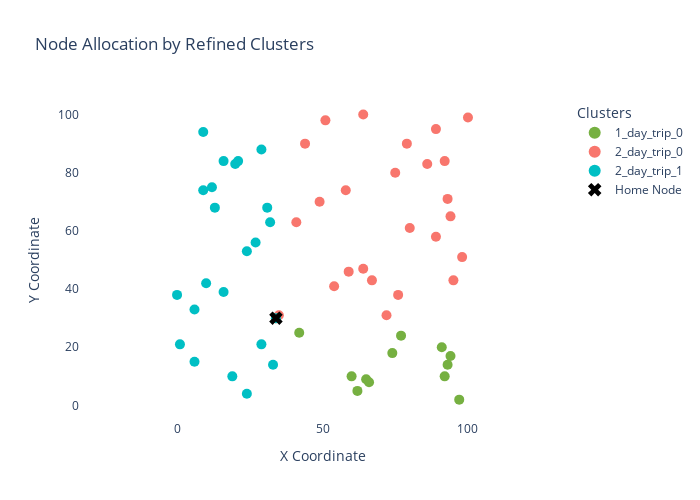

This figure's notebook cell:
### Code cell
plot_refined_clusters(clusters, nodes_df)

### Figure 1 — Plotly figure (JSON) as saved in the notebook; plotly's stock layout.template omitted (floating-point values rounded to 4 significant figures)
{"data": [{"hoverinfo": "text", "hovertext": ["Node: 0<br>Days: [1, 4, 5, 6, 7]<br>Priority: 0.72 <br>Angle to home: 0.0 <br>Distance to home: 0.0", "Node: 2<br>Days: [2, 3, 4, 5, 7]<br>Priority: 0.27 <br>Angle to home: 322.4314079711725 <br>Distance to home: 32.8", "Node: 9<br>Days: [1, 2, 5, 6, 7]<br>Priority: 0.32 <br>Angle to home: 347.77487732426425 <br>Distance to home: 61.39", "Node: 13<br>Days: [1, 2, 4, 5, 7]<br>Priority: 0.57 <br>Angle to home: 325.8855270546587 <br>Distance to home: 37.44", "Node: 18<br>Days: [2, 3, 4, 5, 6]<br>Priority: 0.44 <br>Angle to home: 344.82708465447473 <br>Distance to home: 61.13", "Node: 23<br>Days: [1, 4, 5, 6, 7]<br>Priority: 1.00 <br>Angle to home: 318.2397002961021 <br>Distance to home: 37.54", "Node: 25<br>Days: [1, 2, 3, 6, 7]<br>Priority: 0.22 <br>Angle to home: 336.0375110254218 <br>Distance to home: 68.94", "Node: 27<br>Days: [2, 3, 4, 5, 7]<br>Priority: 0.27 <br>Angle to home: 352.05652818940956 <br>Distance to home: 43.42", "Node: 36<br>Days: [1, 2, 3, 4, 6]<br>Priority: 0.42 <br>Angle to home: 340.9743939624313 <br>Distance to home: 61.35", "Node: 41<br>Days: [1, 3, 5, 6, 7]<br>Priority: 0.06 <br>Angle to home: 350.0493733120484 <br>Distance to home: 57.87", "Node: 47<br>Days: [1, 2, 3, 6, 7]<br>Priority: 0.58 <br>Angle to home: 327.9946167919165 <br>Distance to home: 9.43", "Node: 54<br>Days: [1, 3, 4, 5, 6]<br>Priority: 0.33 <br>Angle to home: 343.3007557660064 <br>Distance to home: 41.76", "Node: 56<br>Days: [1, 3, 4, 5, 6]<br>Priority: 0.33 <br>Angle to home: 325.4914770123316 <br>Distance to home: 38.83"], "marker": {"color": "#76B041", "size": 10}, "mode": "markers", "name": "1_day_trip_0", "type": "scatter", "x": [34, 60, 94, 65, 93, 62, 97, 77, 92, 91, 42, 74, 66], "y": [30, 10, 17, 9, 14, 5, 2, 24, 10, 20, 25, 18, 8]}, {"hoverinfo": "text", "hovertext": ["Node: 0<br>Days: [1, 4, 5, 6, 7]<br>Priority: 0.72 <br>Angle to home: 0.0 <br>Distance to home: 0.0", "Node: 1<br>Days: [1, 3, 4, 5, 7]<br>Priority: 0.10 <br>Angle to home: 78.02386755579664 <br>Distance to home: 33.73", "Node: 3<br>Days: [1, 2, 5, 6, 7]<br>Priority: 1.00 <br>Angle to home: 29.538782259558097 <br>Distance to home: 34.48", "Node: 5<br>Days: [2, 3, 4, 6, 7]<br>Priority: 0.23 <br>Angle to home: 50.648247373735266 <br>Distance to home: 64.66", "Node: 8<br>Days: [2, 3, 4, 5, 7]<br>Priority: 0.38 <br>Angle to home: 80.53767779197439 <br>Distance to home: 60.83", "Node: 10<br>Days: [1, 4, 5, 6, 7]<br>Priority: 0.24 <br>Angle to home: 45.545657593415726 <br>Distance to home: 74.25", "Node: 11<br>Days: [1, 2, 5, 6, 7]<br>Priority: 0.05 <br>Angle to home: 45.0 <br>Distance to home: 1.41", "Node: 14<br>Days: [2, 4, 5, 6, 7]<br>Priority: 0.85 <br>Angle to home: 49.76364169072618 <br>Distance to home: 85.15", "Node: 15<br>Days: [1, 3, 4, 5, 7]<br>Priority: 0.91 <br>Angle to home: 34.796026278268315 <br>Distance to home: 71.85", "Node: 19<br>Days: [2, 4, 5, 6, 7]<br>Priority: 0.25 <br>Angle to home: 75.96375653207353 <br>Distance to home: 70.09", "Node: 20<br>Days: [1, 3, 4, 6, 7]<br>Priority: 0.46 <br>Angle to home: 18.165956529225532 <br>Distance to home: 67.36", "Node: 21<br>Days: [1, 2, 3, 5, 7]<br>Priority: 1.00 <br>Angle to home: 1.507435758774968 <br>Distance to home: 38.01", "Node: 22<br>Days: [2, 3, 4, 5, 7]<br>Priority: 0.04 <br>Angle to home: 28.810793742973058 <br>Distance to home: 22.83", "Node: 28<br>Days: [2, 3, 5, 6, 7]<br>Priority: 0.58 <br>Angle to home: 21.501434324047903 <br>Distance to home: 35.47", "Node: 31<br>Days: [1, 2, 3, 5, 6]<br>Priority: 0.57 <br>Angle to home: 53.13010235415598 <br>Distance to home: 75.0", "Node: 32<br>Days: [1, 2, 3, 6, 7]<br>Priority: 1.00 <br>Angle to home: 33.97654403625686 <br>Distance to home: 55.47", "Node: 33<br>Days: [1, 2, 3, 5, 6]<br>Priority: 0.38 <br>Angle to home: 10.7842978675626 <br>Distance to home: 42.76", "Node: 39<br>Days: [1, 3, 4, 5, 6]<br>Priority: 0.44 <br>Angle to home: 61.38954033403479 <br>Distance to home: 50.12", "Node: 43<br>Days: [1, 3, 4, 5, 7]<br>Priority: 0.25 <br>Angle to home: 69.44395478041653 <br>Distance to home: 42.72", "Node: 44<br>Days: [1, 2, 3, 5, 6]<br>Priority: 0.57 <br>Angle to home: 42.954591511112774 <br>Distance to home: 79.25", "Node: 45<br>Days: [1, 2, 3, 6, 7]<br>Priority: 1.00 <br>Angle to home: 30.256437163529263 <br>Distance to home: 69.46", "Node: 49<br>Days: [2, 3, 4, 5, 7]<br>Priority: 0.19 <br>Angle to home: 46.27303002005671 <br>Distance to home: 95.48", "Node: 51<br>Days: [1, 2, 3, 4, 5]<br>Priority: 0.52 <br>Angle to home: 12.030596096537868 <br>Distance to home: 62.37", "Node: 53<br>Days: [1, 2, 3, 5, 6]<br>Priority: 1.00 <br>Angle to home: 66.80140948635182 <br>Distance to home: 76.16", "Node: 57<br>Days: [1, 3, 4, 5, 7]<br>Priority: 0.76 <br>Angle to home: 32.61924307119283 <br>Distance to home: 29.68", "Node: 58<br>Days: [3, 4, 5, 6, 7]<br>Priority: 0.44 <br>Angle to home: 26.980230718222856 <br>Distance to home: 61.72"], "marker": {"color": "#F8766D", "size": 10}, "mode": "markers", "name": "2_day_trip_0", "type": "scatter", "x": [34, 41, 64, 75, 44, 86, 35, 89, 93, 51, 98, 72, 54, 67, 79, 80, 76, 58, 49, 92, 94, 100, 95, 64, 59, 89], "y": [30, 63, 47, 80, 90, 83, 31, 95, 71, 98, 51, 31, 41, 43, 90, 61, 38, 74, 70, 84, 65, 99, 43, 100, 46, 58]}, {"hoverinfo": "text", "hovertext": ["Node: 0<br>Days: [1, 4, 5, 6, 7]<br>Priority: 0.72 <br>Angle to home: 0.0 <br>Distance to home: 0.0", "Node: 4<br>Days: [2, 3, 4, 5, 7]<br>Priority: 0.95 <br>Angle to home: 103.53585636913425 <br>Distance to home: 55.54", "Node: 6<br>Days: [1, 2, 3, 4, 6]<br>Priority: 0.60 <br>Angle to home: 116.05349531049094 <br>Distance to home: 50.09", "Node: 7<br>Days: [1, 2, 4, 5, 7]<br>Priority: 0.93 <br>Angle to home: 166.75948008481282 <br>Distance to home: 34.93", "Node: 12<br>Days: [1, 2, 4, 5, 7]<br>Priority: 0.06 <br>Angle to home: 108.43494882292202 <br>Distance to home: 56.92", "Node: 16<br>Days: [1, 3, 5, 6, 7]<br>Priority: 1.00 <br>Angle to home: 118.92642583525362 <br>Distance to home: 43.42", "Node: 17<br>Days: [1, 3, 4, 5, 7]<br>Priority: 0.80 <br>Angle to home: 93.46822925891715 <br>Distance to home: 33.06", "Node: 24<br>Days: [2, 3, 4, 5, 7]<br>Priority: 0.86 <br>Angle to home: 113.49856567595211 <br>Distance to home: 25.08", "Node: 26<br>Days: [1, 2, 3, 4, 7]<br>Priority: 0.83 <br>Angle to home: 111.33685929180565 <br>Distance to home: 68.71", "Node: 29<br>Days: [1, 2, 4, 5, 7]<br>Priority: 0.18 <br>Angle to home: 233.13010235415598 <br>Distance to home: 25.0", "Node: 30<br>Days: [1, 2, 3, 6, 7]<br>Priority: 0.36 <br>Angle to home: 195.25511870305778 <br>Distance to home: 34.21", "Node: 34<br>Days: [2, 3, 4, 6, 7]<br>Priority: 1.00 <br>Angle to home: 248.96248897457818 <br>Distance to home: 27.86", "Node: 35<br>Days: [1, 3, 4, 5, 7]<br>Priority: 0.64 <br>Angle to home: 153.434948822922 <br>Distance to home: 20.12", "Node: 37<br>Days: [1, 2, 3, 6, 7]<br>Priority: 0.58 <br>Angle to home: 104.79676224505735 <br>Distance to home: 54.82", "Node: 38<br>Days: [1, 3, 4, 5, 6]<br>Priority: 0.83 <br>Angle to home: 94.51398845800126 <br>Distance to home: 38.12", "Node: 40<br>Days: [2, 3, 4, 6, 7]<br>Priority: 0.41 <br>Angle to home: 153.434948822922 <br>Distance to home: 26.83", "Node: 42<br>Days: [1, 2, 4, 5, 6]<br>Priority: 0.19 <br>Angle to home: 208.17859010995915 <br>Distance to home: 31.76", "Node: 46<br>Days: [1, 2, 3, 4, 6]<br>Priority: 0.17 <br>Angle to home: 266.4236656250026 <br>Distance to home: 16.03", "Node: 48<br>Days: [1, 3, 4, 5, 7]<br>Priority: 0.09 <br>Angle to home: 119.6044507460049 <br>Distance to home: 50.61", "Node: 50<br>Days: [1, 2, 3, 6, 7]<br>Priority: 0.14 <br>Angle to home: 94.92710994764901 <br>Distance to home: 58.22", "Node: 52<br>Days: [1, 3, 5, 6, 7]<br>Priority: 1.00 <br>Angle to home: 240.94539590092285 <br>Distance to home: 10.3", "Node: 55<br>Days: [2, 3, 4, 5, 6]<br>Priority: 0.80 <br>Angle to home: 173.8844964337146 <br>Distance to home: 28.16", "Node: 59<br>Days: [1, 2, 3, 4, 5]<br>Priority: 0.06 <br>Angle to home: 105.06848815949222 <br>Distance to home: 26.93"], "marker": {"color": "#00BFC4", "size": 10}, "mode": "markers", "name": "2_day_trip_1", "type": "scatter", "x": [34, 21, 12, 0, 16, 13, 32, 24, 9, 19, 1, 24, 16, 20, 31, 10, 6, 33, 9, 29, 29, 6, 27], "y": [30, 84, 75, 38, 84, 68, 63, 53, 94, 10, 21, 4, 39, 83, 68, 42, 15, 14, 74, 88, 21, 33, 56]}, {"hoverinfo": "text", "hovertext": "Home: Node 0", "marker": {"color": "black", "size": 12, "symbol": "x"}, "mode": "markers", "name": "Home Node", "type": "scatter", "x": [34], "y": [30]}], "layout": {"height": 500, "hovermode": "closest", "legend": {"itemsizing": "constant", "title": {"text": "Clusters"}}, "plot_bgcolor": "white", "title": {"text": "Node Allocation by Refined Clusters"}, "width": 700, "xaxis": {"range": [-5, 105], "title": {"text": "X Coordinate"}}, "yaxis": {"range": [-5, 105], "scaleanchor": "x", "scaleratio": 1, "title": {"text": "Y Coordinate"}}}}
